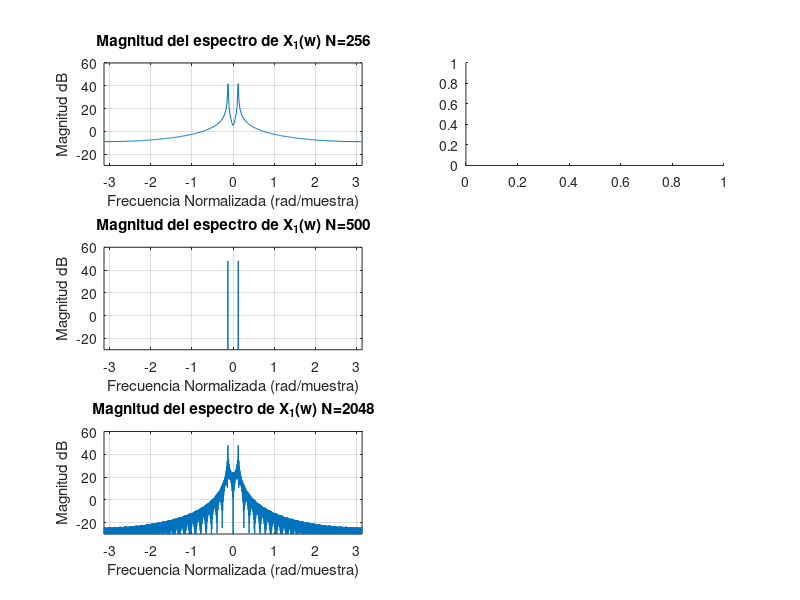

Source code (MATLAB): (Note: this script raises an error after producing the figure.)
clc
close all
%% I.1)
f=100;
w=2*pi*f;
fs=5000;
t = 0:1/fs:0.1-1/fs;
x1=sin(w*t);
x2=cos(w*t);
%señales x1(t) x2(t)
subplot(2,1,1)
plot(t,x1)
ylabel("amplitud")
xlabel("tiempo (s)")
title("Señal x_1(t)")
grid on
subplot(2,1,2)
plot(t,x2)
ylabel("amplitud")
xlabel("tiempo (s)")
title("Señal x_2(t)")
grid on

%% calculo de FFT (X1(w), X2(w))
N = 4096;
X1 = fft(x1,N);
X2 = fft(x2,N);

w = -pi:2*pi/N:pi-2*pi/fs;
fa = -fs/2:fs/N:fs/2-fs/N;
fb = 0:fs/N:fs-fs/N;

subplot(2,1,1)
plot(fa,20*log10(abs(fftshift(X1))))
axis([-fs/2 fs/2 -30 60])
ylabel("Magnitud dB")
xlabel("Frecuencia Hz")
title("Magnitud del espectro de X_1(w) N=4096")
grid on
subplot(2,1,2)
plot(fb,20*log10(abs((X1))));
ylabel("Magnitud dB")
xlabel("Frecuencia Hz")
title("Magnitud del espectro de X_1(w) N=4096")
axis([0 fs -30 60])
grid on
%% 
subplot(2,1,1)
plot(fa,20*log10(abs(fftshift(X2))))
axis([-fs/2 fs/2 -30 60])
ylabel("Magnitud dB")
xlabel("Frecuencia Hz")
title("Magnitud del espectro de X_2(w) N=4096")
grid on
subplot(2,1,2)
plot(fb,20*log10(abs((X2))));
ylabel("Magnitud dB")
xlabel("Frecuencia Hz")
title("Magnitud del espectro de X_2(w) N=4096")
axis([0 fs -30 60])
grid on
%% I.2)
N2=256;
N3=500;
N4=2048;

w2 = -pi:2*pi/N2:pi-2*pi/fs;
w3 = -pi:2*pi/N3:pi-2*pi/fs;
w4 = -pi:2*pi/N4:pi-2*pi/fs;

X12 = fft(x1,N2);
X13 = fft(x1,N3);
X14 = fft(x1,N4);

X22 = fft(x2,N2);
X23 = fft(x2,N3);
X24 = fft(x2,N4);

%% Espectro X1(w) para distintos largos N

subplot(3,2,1)
plot(w2,20*log10(abs(fftshift(X12))))
axis([-pi pi -30 60])
ylabel("Magnitud dB")
xlabel("Frecuencia Normalizada (rad/muestra)")
title("Magnitud del espectro de X_1(w) N=256")
grid on
subplot(3,2,3)
plot(w3,20*log10(abs(fftshift(X13))))
axis([-pi pi -30 60])
ylabel("Magnitud dB")
xlabel("Frecuencia Normalizada (rad/muestra)")
title("Magnitud del espectro de X_1(w) N=500")
grid on
subplot(3,2,5)
plot(w4,20*log10(abs(fftshift(X14))))
axis([-pi pi -30 60])
ylabel("Magnitud dB")
xlabel("Frecuencia Normalizada (rad/muestra)")
title("Magnitud del espectro de X_1(w) N=2048")
grid on

subplot(3,2,2)
yyaxis left
plot(w2,real(fftshift(X12)))
axis([-pi pi -30 60])
ylabel("Parte Real")
yyaxis right
plot(w2,imag(fftshift(X12)))
axis([-pi pi -30 60])
ylabel("Parte Imaginaria")
xlabel("Frecuencia Normalizada (rad/muestra)")
title("Espectro de X_1(w) N=256")
grid on

subplot(3,2,4)
yyaxis left
plot(w3,real(fftshift(X13)))
axis([-pi pi -30 60])
ylabel("Parte Real")
yyaxis right
plot(w3,imag(fftshift(X13)))
axis([-pi pi -30 60])
ylabel("Parte Imaginaria")
xlabel("Frecuencia Normalizada (rad/muestra)")
title("Espectro de X_1(w) N=500")
grid on

subplot(3,2,6)
yyaxis left
plot(w4,real(fftshift(X14)))
axis([-pi pi -30 60])
ylabel("Parte Real")
yyaxis right
plot(w4,imag(fftshift(X14)))
axis([-pi pi -30 60])
ylabel("Parte Imaginaria")
xlabel("Frecuencia Normalizada (rad/muestra)")
title("Espectro de X_1(w) N=2048")
grid on

%% Espectro X2(w) para distintos largos N

subplot(3,2,1)
plot(w2,20*log10(abs(fftshift(X22))))
axis([-pi pi -30 60])
ylabel("Magnitud dB")
xlabel("Frecuencia Normalizada (rad/muestra)")
title("Magnitud del espectro de X_2(w) N=256")
grid on
subplot(3,2,3)
plot(w3,20*log10(abs(fftshift(X23))))
axis([-pi pi -30 60])
ylabel("Magnitud dB")
xlabel("Frecuencia Normalizada (rad/muestra)")
title("Magnitud del espectro de X_2(w) N=500")
grid on
subplot(3,2,5)
plot(w4,20*log10(abs(fftshift(X24))))
axis([-pi pi -30 60])
ylabel("Magnitud dB")
xlabel("Frecuencia Normalizada (rad/muestra)")
title("Magnitud del espectro de X_2(w) N=2048")
grid on

subplot(3,2,2)
yyaxis left
plot(w2,real(fftshift(X22)))
axis([-pi pi -30 60])
ylabel("Parte Real")
yyaxis right
plot(w2,imag(fftshift(X22)))
axis([-pi pi -30 60])
ylabel("Parte Imaginaria")
xlabel("Frecuencia Normalizada (rad/muestra)")
title("Espectro de X_2(w) N=256")
grid on

subplot(3,2,4)
yyaxis left
plot(w3,real(fftshift(X23)))
axis([-pi pi -30 60])
ylabel("Parte Real")
yyaxis right
plot(w3,imag(fftshift(X23)))
axis([-pi pi -30 60])
ylabel("Parte Imaginaria")
xlabel("Frecuencia Normalizada (rad/muestra)")
title("Espectro de X_2(w) N=500")
grid on

subplot(3,2,6)
yyaxis left
plot(w4,real(fftshift(X24)))
axis([-pi pi -30 60])
ylabel("Parte Real")
yyaxis right
plot(w4,imag(fftshift(X14)))
axis([-pi pi -30 60])
ylabel("Parte Imaginaria")
xlabel("Frecuencia Normalizada (rad/muestra)")
title("Espectro de X_2(w) N=2048")
grid on

%% Re|Im X1(w)

subplot(3,1,1)
yyaxis left
plot(w2,real(fftshift(X12)))
axis([-pi pi -30 60])
ylabel("Parte Real")
yyaxis right
plot(w2,imag(fftshift(X12)))
axis([-pi pi -30 60])
ylabel("Parte Imaginaria")
xlabel("Frecuencia Normalizada (rad/muestra)")
title("Espectro de X_1(w) N=256")

subplot(3,1,2)
yyaxis left
plot(w3,real(fftshift(X13)))
axis([-pi pi -30 60])
ylabel("Parte Real")
yyaxis right
plot(w3,imag(fftshift(X13)))
axis([-pi pi -30 60])
ylabel("Parte Imaginaria")
xlabel("Frecuencia Normalizada (rad/muestra)")
title("Espectro de X_1(w) N=500")

subplot(3,1,3)
yyaxis left
plot(w4,real(fftshift(X14)))
axis([-pi pi -30 60])
ylabel("Parte Real")
yyaxis right
plot(w4,imag(fftshift(X14)))
axis([-pi pi -30 60])
ylabel("Parte Imaginaria")
xlabel("Frecuencia Normalizada (rad/muestra)")
title("Espectro de X_1(w) N=2048")

%% Re|Im X2(w)

figure()
subplot(3,2,1)
plot(w2,real(fftshift(X22)))
axis([-pi pi -30 60])
ylabel("Magnitud")
xlabel("Frecuencia Normalizada (rad/muestra)")
title("Parte real de X_2(w) N=256")
subplot(3,2,2)
plot(w2,imag(fftshift(X22)))
axis([-pi pi -30 60])
ylabel("Magnitud")
xlabel("Frecuencia Normalizada (rad/muestra)")
title("Parte imaginaria de X_2(w) N=256")
subplot(3,2,3)
plot(w3,real(fftshift(X23)))
axis([-pi pi -30 60])
ylabel("Magnitud")
xlabel("Frecuencia Normalizada (rad/muestra)")
title("Parte real de X_2(w) N=500")
subplot(3,2,4)
plot(w3,imag(fftshift(X23)))
axis([-pi pi -30 60])
ylabel("Magnitud")
xlabel("Frecuencia Normalizada rad/muestra")
title("Parte imaginaria de X_2(w) N=500")
subplot(3,2,5)
plot(w4,real(fftshift(X24)))
axis([-pi pi -30 60])
ylabel("Magnitud")
xlabel("Frecuencia Normalizada rad/muestra")
title("Parte real de X_2(w) N=2048")
subplot(3,2,6)
plot(w4,imag(fftshift(X24)))
axis([-pi pi -30 60])
ylabel("Magnitud")
xlabel("Frecuencia Normalizada rad/muestra")
title("Parte imaginaria de X_2(w) N=2048")


%% IV.1)

N = 8;
n = 1:N;
x = ones(1,N);
%x=cos(2*pi*n/N)-sqrt(-1)*sin(2*pi*n/N);
t=0:0.5/N:0.5-0.5/N;
figure()
plot(t,x)
X = DFTsum(x);
w = 0:2*pi/N:2*pi-2*pi/N;
figure()
stem(w,abs(X))
X2 = fft(x);
figure()
stem(w,abs(X2))
%%
function X = DFTsum(x)
    N = 8;
    X = zeros(size(N));
    for k=1:N
        XK = 0;
        for n=1:N
            theta = 2*pi*k*n/N;
            XK= XK + x(n)*(cos(theta)-sqrt(-1)*sin(theta));
        end
        X(k) = XK;

    end
end